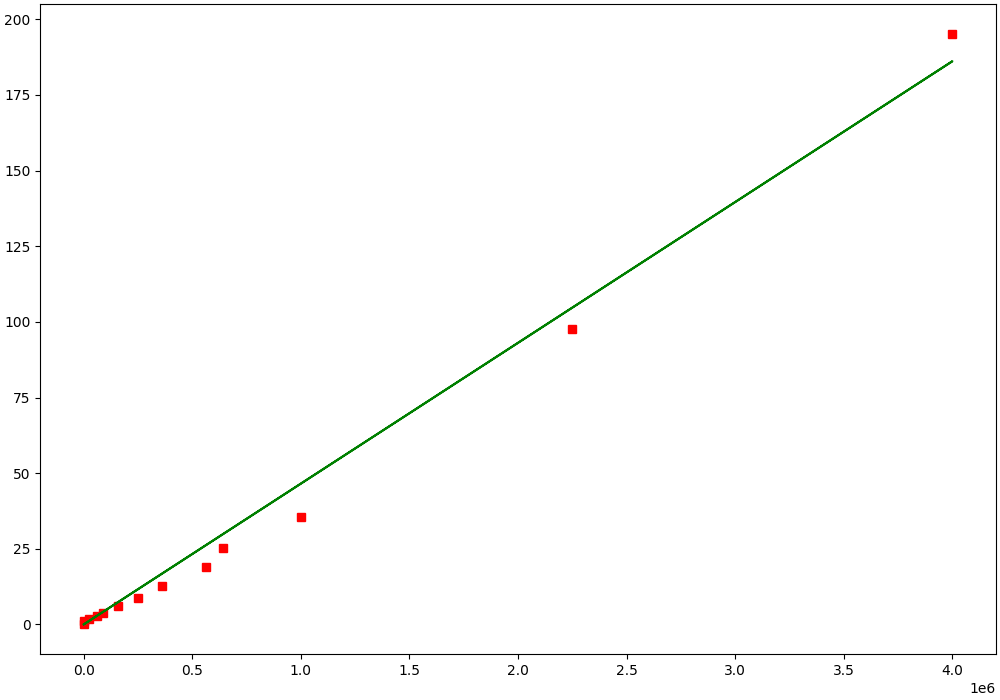

Write Python code to recreate this figure.
import matplotlib.pyplot as plt
import numpy as np
from scipy.optimize import curve_fit 
import math

def mapping(x, a): 
    return a * x

l = list()
v = list()

with  open('data_6', 'r')  as  data:
    for line in data:
        list_line = list((map(float, line.split())))
        v.append(list_line[0])
        l.append(list_line[1])

x = np.array(v)
y = np.array(l)

x1 = list()
y1 = list()

for i in range(len(l) -2):
    if(y[i] - y[len(l) - 1] != 0):
        x1.append(x[i] ** 2)
        y1.append((y[0] - y[len(l) - 1]) / (y[i] - y[len(l) - 1]))

x1.append(0)
y1.append(0)

x1 = np.array(x1)
y1 = np.array(y1)

x_aproc = np.array(x1)
y_aproc = np.array(y1)

args, covarian = curve_fit(mapping, x_aproc, y_aproc)
a = args[0]
y_fit = a * x_aproc

print(a)

fig, ax = plt.subplots(figsize=(10,7), constrained_layout=True)

plt.plot(x1, y1, 'rs')
plt.plot(x_aproc, y_fit, 'g')

plt.savefig("4.png")
